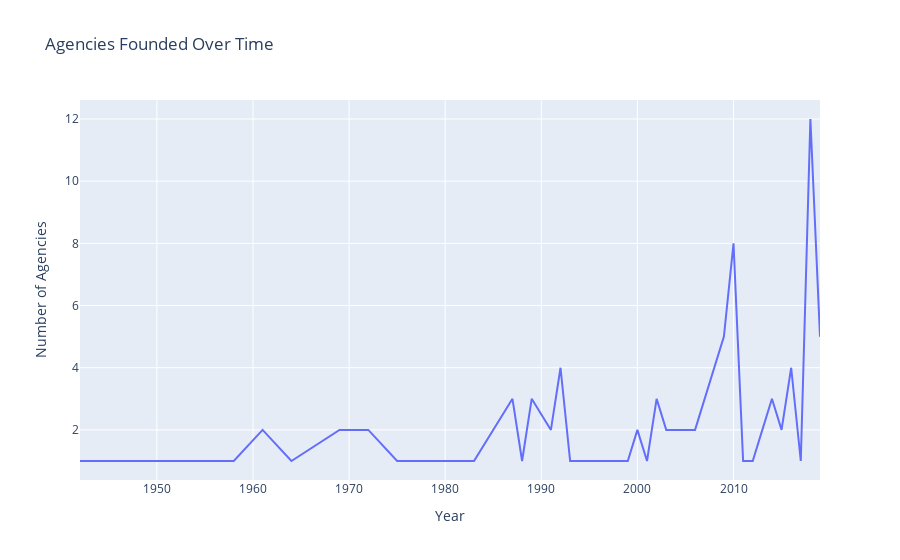

The notebook cell this image was saved under:
### Code cell
founded = agencies.groupby("Founded_year").size().reset_index(name="Count")

fig = px.line(
    founded,
    x="Founded_year",
    y="Count",
    title="Agencies Founded Over Time",
    labels={"Founded_year": "Year", "Count": "Number of Agencies"}
)
fig.show()

### Figure 1 — Plotly figure (JSON) as saved in the notebook; plotly's stock layout.template omitted (floating-point values rounded to 4 significant figures)
{"data": [{"hovertemplate": "Year=%{x}<br>Number of Agencies=%{y}<extra></extra>", "legendgroup": "", "line": {"color": "#636efa", "dash": "solid"}, "marker": {"symbol": "circle"}, "mode": "lines", "name": "", "orientation": "v", "showlegend": false, "type": "scatter", "x": [1942, 1958, 1961, 1964, 1969, 1972, 1975, 1980, 1983, 1987, 1988, 1989, 1991, 1992, 1993, 1994, 1999, 2000, 2001, 2002, 2003, 2004, 2006, 2009, 2010, 2011, 2012, 2013, 2014, 2015, 2016, 2017, 2018, 2019], "xaxis": "x", "y": [1, 1, 2, 1, 2, 2, 1, 1, 1, 3, 1, 3, 2, 4, 1, 1, 1, 2, 1, 3, 2, 2, 2, 5, 8, 1, 1, 2, 3, 2, 4, 1, 12, 5], "yaxis": "y"}], "layout": {"legend": {"tracegroupgap": 0}, "title": {"text": "Agencies Founded Over Time"}, "xaxis": {"anchor": "y", "domain": [0, 1], "title": {"text": "Year"}}, "yaxis": {"anchor": "x", "domain": [0, 1], "title": {"text": "Number of Agencies"}}}}
